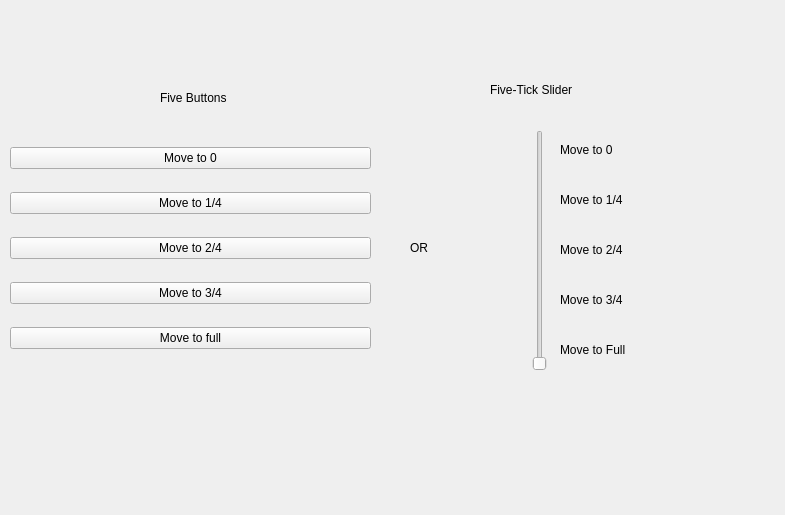
<?xml version="1.0" encoding="UTF-8"?>
<ui version="4.0">
 <class>LinearActuatorPlugin</class>
 <widget class="QWidget" name="LinearActuatorPlugin">
  <property name="geometry">
   <rect>
    <x>0</x>
    <y>0</y>
    <width>785</width>
    <height>515</height>
   </rect>
  </property>
  <property name="windowTitle">
   <string>Linear Actuator Plugin</string>
  </property>
  <widget class="QWidget" name="gridLayoutWidget">
   <property name="geometry">
    <rect>
     <x>10</x>
     <y>130</y>
     <width>361</width>
     <height>241</height>
    </rect>
   </property>
   <layout class="QGridLayout" name="gridLayout">
    <item row="0" column="0">
     <widget class="QPushButton" name="actuator_button_1">
      <property name="text">
       <string>Move to 0</string>
      </property>
     </widget>
    </item>
    <item row="6" column="0">
     <widget class="QPushButton" name="actuator_button_5">
      <property name="text">
       <string>Move to full</string>
      </property>
     </widget>
    </item>
    <item row="4" column="0">
     <widget class="QPushButton" name="actuator_button_3">
      <property name="text">
       <string>Move to 2/4</string>
      </property>
     </widget>
    </item>
    <item row="1" column="0">
     <widget class="QPushButton" name="actuator_button_2">
      <property name="text">
       <string>Move to 1/4</string>
      </property>
     </widget>
    </item>
    <item row="5" column="0">
     <widget class="QPushButton" name="actuator_button_4">
      <property name="text">
       <string>Move to 3/4</string>
      </property>
     </widget>
    </item>
   </layout>
  </widget>
  <widget class="QLabel" name="label">
   <property name="geometry">
    <rect>
     <x>160</x>
     <y>90</y>
     <width>131</width>
     <height>16</height>
    </rect>
   </property>
   <property name="text">
    <string>Five Buttons</string>
   </property>
  </widget>
  <widget class="QLabel" name="label_2">
   <property name="geometry">
    <rect>
     <x>410</x>
     <y>240</y>
     <width>59</width>
     <height>15</height>
    </rect>
   </property>
   <property name="text">
    <string>OR</string>
   </property>
  </widget>
  <widget class="QSlider" name="actuator_slider">
   <property name="geometry">
    <rect>
     <x>530</x>
     <y>130</y>
     <width>20</width>
     <height>241</height>
    </rect>
   </property>
   <property name="orientation">
    <enum>Qt::Vertical</enum>
   </property>
  </widget>
  <widget class="QLabel" name="label_3">
   <property name="geometry">
    <rect>
     <x>490</x>
     <y>80</y>
     <width>141</width>
     <height>20</height>
    </rect>
   </property>
   <property name="text">
    <string>Five-Tick Slider</string>
   </property>
  </widget>
  <widget class="QLabel" name="label_4">
   <property name="geometry">
    <rect>
     <x>560</x>
     <y>340</y>
     <width>81</width>
     <height>20</height>
    </rect>
   </property>
   <property name="text">
    <string>Move to Full</string>
   </property>
  </widget>
  <widget class="QLabel" name="label_5">
   <property name="geometry">
    <rect>
     <x>560</x>
     <y>290</y>
     <width>81</width>
     <height>20</height>
    </rect>
   </property>
   <property name="text">
    <string>Move to 3/4</string>
   </property>
  </widget>
  <widget class="QLabel" name="label_6">
   <property name="geometry">
    <rect>
     <x>560</x>
     <y>240</y>
     <width>81</width>
     <height>20</height>
    </rect>
   </property>
   <property name="text">
    <string>Move to 2/4</string>
   </property>
  </widget>
  <widget class="QLabel" name="label_7">
   <property name="geometry">
    <rect>
     <x>560</x>
     <y>190</y>
     <width>81</width>
     <height>20</height>
    </rect>
   </property>
   <property name="text">
    <string>Move to 1/4</string>
   </property>
  </widget>
  <widget class="QLabel" name="label_8">
   <property name="geometry">
    <rect>
     <x>560</x>
     <y>140</y>
     <width>81</width>
     <height>20</height>
    </rect>
   </property>
   <property name="text">
    <string>Move to 0</string>
   </property>
  </widget>
 </widget>
 <resources/>
 <connections/>
</ui>
